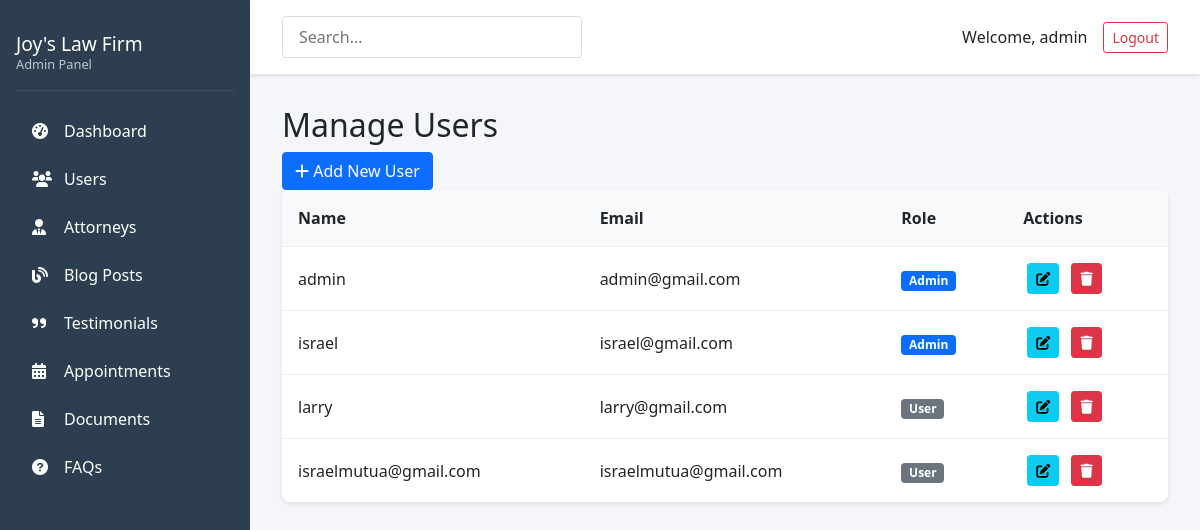
The app's page /admin/users (signed in) with its own data.
### app/models.py (models this page shows, shortened)
class User(db.Model, UserMixin):
    id = db.Column(db.Integer, primary_key=True)
    username = db.Column(db.String(64), unique=True, nullable=False)
    email = db.Column(db.String(120), unique=True, nullable=False)
    password_hash = db.Column(db.String(128))
    role = db.Column(db.String(20), default='client')  # client, attorney, admin
    is_admin = db.Column(db.Boolean, default=False)
    created_at = db.Column(db.DateTime, default=datetime.utcnow)
    client = db.relationship('Client', backref='user', uselist=False, cascade="all, delete-orphan")
    attorney = db.relationship('Attorney', backref='user', uselist=False, cascade="all, delete-orphan")
    documents = db.relationship('Document', backref='uploader', lazy='dynamic',
                               foreign_keys='Document.uploaded_by')
    blog_posts = db.relationship('BlogPost', backref='author', lazy='dynamic')

### app/routes/admin.py (the view)
    @login_required
    def decorated_function(*args, **kwargs):
        if not current_user.is_admin:
            flash('You do not have permission to access this page.', 'danger')
            return redirect(url_for('main.index'))
        return f(*args, **kwargs)

### app/models.py (called while the page is built)
@login_manager.user_loader
def load_user(user_id):
    return User.query.get(int(user_id))

### app/routes/admin.py (called while the page is built)
def admin_required(f):
    @login_required
    def decorated_function(*args, **kwargs):
        if not current_user.is_admin:
            flash('You do not have permission to access this page.', 'danger')
            return redirect(url_for('main.index'))
        return f(*args, **kwargs)
    decorated_function.__name__ = f.__name__
    return decorated_function

@admin.route('/users')
@admin_required
def users():
    users = User.query.all()
    return render_template('admin/users.html', users=users)

### app/templates/admin/users.html (shortened to what this page needs)
{% extends "admin/base.html" %}
{% block content %}
<div class="page-header">
    <h2>Manage Users</h2>
    <a href="{{ url_for('admin.new_user') }}" class="btn btn-primary">
        <i class="fas fa-plus"></i> Add New User
    </a>
</div>
<div class="admin-table-wrapper">
    <table class="admin-table">
        <thead>
            <tr>
                <th>Name</th>
                <th>Email</th>
                <th>Role</th>
                <th>Actions</th>
            </tr>
        </thead>
        <tbody>
            {% for user in users %}
            <tr>
                <td>{{ user.username }}</td>
                <td>{{ user.email }}</td>
                <td>
                    <span class="badge bg-{{ 'primary' if user.is_admin else 'secondary' }}">
                        {{ 'Admin' if user.is_admin else 'User' }}
                    </span>
                </td>
                <td>
                    <a href="{{ url_for('admin.edit_user', id=user.id) }}" class="btn btn-sm btn-info btn-icon">
                        <i class="fas fa-edit"></i>
                    </a>
                    <a href="{{ url_for('admin.delete_user', id=user.id) }}"
                       class="btn btn-sm btn-danger btn-icon delete-confirm">
                        <i class="fas fa-trash"></i>
                    </a>
                </td>
            </tr>
            {% endfor %}
        </tbody>
    </table>
</div>
{% endblock %}

### app/templates/admin/base.html (shortened to what this page needs)
<!DOCTYPE html>
<html lang="en">
<head>
    <link rel="stylesheet" href="https://cdnjs.cloudflare.com/ajax/libs/font-awesome/6.0.0/css/all.min.css">
    <link href="https://cdn.jsdelivr.net/npm/bootstrap@5.1.3/dist/css/bootstrap.min.css" rel="stylesheet">
    <link rel="stylesheet" href="{{ url_for('static', filename='css/admin.css') }}">
</head>
<body>
    <div class="admin-layout">
        <nav class="admin-sidebar">
            <div class="sidebar-header">
                <h3>Joy's Law Firm</h3>
                <p>Admin Panel</p>
            </div>
            <ul class="sidebar-nav">
                <li><a href="{{ url_for('admin.dashboard') }}"><i class="fas fa-tachometer-alt"></i> Dashboard</a></li>
                <li><a href="{{ url_for('admin.users') }}"><i class="fas fa-users"></i> Users</a></li>
                <li><a href="{{ url_for('admin.attorneys') }}"><i class="fas fa-user-tie"></i> Attorneys</a></li>
                <li><a href="{{ url_for('admin.blog') }}"><i class="fas fa-blog"></i> Blog Posts</a></li>
                <li><a href="{{ url_for('admin.testimonials') }}"><i class="fas fa-quote-right"></i> Testimonials</a></li>
                <li><a href="{{ url_for('admin.appointments') }}"><i class="fas fa-calendar-alt"></i> Appointments</a></li>
                <li><a href="{{ url_for('admin.documents') }}"><i class="fas fa-file-alt"></i> Documents</a></li>
                <li><a href="{{ url_for('admin.faqs') }}"><i class="fas fa-question-circle"></i> FAQs</a></li>
            </ul>
        </nav>
        <div class="admin-main">
            <header class="admin-header">
                <div class="header-search">
                    <input type="text" placeholder="Search...">
                </div>
                <div class="header-user">
                    <span>Welcome, {{ current_user.username }}</span>
                    <a href="{{ url_for('auth.logout') }}" class="btn btn-outline-danger btn-sm">Logout</a>
                </div>
            </header>
            <main class="admin-content">
                {% block content %}{% endblock %}
            </main>
        </div>
    </div>
</body>
</html>

### app/static/css/admin.css (style rules this page uses)
.admin-layout { display: flex; min-height: 100vh; }
.admin-sidebar { width: 250px; background: #2c3e50; color: white; padding: 1rem; }
.sidebar-header { padding: 1rem 0; border-bottom: 1px solid rgba(255,255,255,0.1); margin-bottom: 1rem; }
.sidebar-header h3 { margin: 0; font-size: 1.2rem; }
.sidebar-header p { margin: 0; font-size: 0.8rem; opacity: 0.7; }
.sidebar-nav { list-style: none; padding: 0; }
.sidebar-nav li a { display: flex; align-items: center; padding: 0.75rem 1rem; color: white; text-decoration: none; transition: all 0.3s; }
.sidebar-nav li a i { margin-right: 0.75rem; width: 20px; }
.admin-main { flex: 1; background: #f5f6fa; }
.admin-header { background: white; padding: 1rem 2rem; display: flex; justify-content: space-between; align-items: center; box-shadow: 0 2px 4px rgba(0,0,0,0.1); }
.header-search input { padding: 0.5rem 1rem; border: 1px solid #ddd; border-radius: 4px; width: 300px; }
.header-user { display: flex; align-items: center; gap: 1rem; }
.admin-content { padding: 2rem; }
.admin-table { width: 100%; background: white; border-radius: 8px; overflow: hidden; box-shadow: 0 2px 4px rgba(0,0,0,0.1); }
.admin-table th { background: #f8f9fa; padding: 1rem; font-weight: 600; }
.admin-table td { padding: 1rem; border-top: 1px solid #eee; }
.btn-icon { padding: 0.25rem 0.5rem; margin: 0 0.25rem; }

### records on screen
User: username "admin", email "admin@gmail.com", is_admin "Admin"
User: username "israel", email "israel@gmail.com", is_admin "Admin"
User: username "larry", email "larry@gmail.com", is_admin "User"
User: username "israelmutua@gmail.com", email "israelmutua@gmail.com", is_admin "User"
